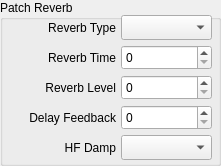
     <widget class="QGroupBox" name="groupBox_patchreverb">
      <property name="geometry">
       <rect>
        <x>675</x>
        <y>280</y>
        <width>221</width>
        <height>166</height>
       </rect>
      </property>
      <property name="title">
       <string>Patch Reverb</string>
      </property>
      <widget class="QComboBox" name="comboBox_patchreverbhfdamp">
       <property name="geometry">
        <rect>
         <x>121</x>
         <y>135</y>
         <width>91</width>
         <height>25</height>
        </rect>
       </property>
      </widget>
      <widget class="QLabel" name="label_patchreverbtype">
       <property name="geometry">
        <rect>
         <x>5</x>
         <y>20</y>
         <width>111</width>
         <height>16</height>
        </rect>
       </property>
       <property name="layoutDirection">
        <enum>Qt::RightToLeft</enum>
       </property>
       <property name="text">
        <string>Reverb Type</string>
       </property>
       <property name="alignment">
        <set>Qt::AlignRight|Qt::AlignTrailing|Qt::AlignVCenter</set>
       </property>
      </widget>
      <widget class="QLabel" name="label_patchreverbtime">
       <property name="geometry">
        <rect>
         <x>5</x>
         <y>50</y>
         <width>111</width>
         <height>16</height>
        </rect>
       </property>
       <property name="layoutDirection">
        <enum>Qt::RightToLeft</enum>
       </property>
       <property name="text">
        <string>Reverb Time</string>
       </property>
       <property name="alignment">
        <set>Qt::AlignRight|Qt::AlignTrailing|Qt::AlignVCenter</set>
       </property>
      </widget>
      <widget class="QLabel" name="label_patchreverblevel">
       <property name="geometry">
        <rect>
         <x>5</x>
         <y>80</y>
         <width>111</width>
         <height>16</height>
        </rect>
       </property>
       <property name="layoutDirection">
        <enum>Qt::RightToLeft</enum>
       </property>
       <property name="text">
        <string>Reverb Level</string>
       </property>
       <property name="alignment">
        <set>Qt::AlignRight|Qt::AlignTrailing|Qt::AlignVCenter</set>
       </property>
      </widget>
      <widget class="QLabel" name="label_patchreverbdelayfeedback">
       <property name="geometry">
        <rect>
         <x>5</x>
         <y>110</y>
         <width>111</width>
         <height>16</height>
        </rect>
       </property>
       <property name="layoutDirection">
        <enum>Qt::RightToLeft</enum>
       </property>
       <property name="text">
        <string>Delay Feedback</string>
       </property>
       <property name="alignment">
        <set>Qt::AlignRight|Qt::AlignTrailing|Qt::AlignVCenter</set>
       </property>
      </widget>
      <widget class="QLabel" name="label_patchreverbhfdamp">
       <property name="geometry">
        <rect>
         <x>5</x>
         <y>140</y>
         <width>111</width>
         <height>16</height>
        </rect>
       </property>
       <property name="layoutDirection">
        <enum>Qt::RightToLeft</enum>
       </property>
       <property name="text">
        <string>HF Damp</string>
       </property>
       <property name="alignment">
        <set>Qt::AlignRight|Qt::AlignTrailing|Qt::AlignVCenter</set>
       </property>
      </widget>
      <widget class="QComboBox" name="comboBox_patchreverbtype">
       <property name="enabled">
        <bool>true</bool>
       </property>
       <property name="geometry">
        <rect>
         <x>121</x>
         <y>15</y>
         <width>91</width>
         <height>25</height>
        </rect>
       </property>
       <property name="sizePolicy">
        <sizepolicy hsizetype="Preferred" vsizetype="Expanding">
         <horstretch>0</horstretch>
         <verstretch>0</verstretch>
        </sizepolicy>
       </property>
      </widget>
      <widget class="QSpinBox" name="spinBox_patchreverbtime">
       <property name="geometry">
        <rect>
         <x>121</x>
         <y>45</y>
         <width>91</width>
         <height>25</height>
        </rect>
       </property>
       <property name="accelerated">
        <bool>true</bool>
       </property>
       <property name="maximum">
        <number>127</number>
       </property>
      </widget>
      <widget class="QSpinBox" name="spinBox_patchreverblevel">
       <property name="geometry">
        <rect>
         <x>121</x>
         <y>75</y>
         <width>91</width>
         <height>25</height>
        </rect>
       </property>
       <property name="accelerated">
        <bool>true</bool>
       </property>
       <property name="maximum">
        <number>127</number>
       </property>
      </widget>
      <widget class="QSpinBox" name="spinBox_patchreverbdelayfeedback">
       <property name="geometry">
        <rect>
         <x>121</x>
         <y>105</y>
         <width>91</width>
         <height>25</height>
        </rect>
       </property>
       <property name="accelerated">
        <bool>true</bool>
       </property>
       <property name="maximum">
        <number>127</number>
       </property>
      </widget>
     </widget>
